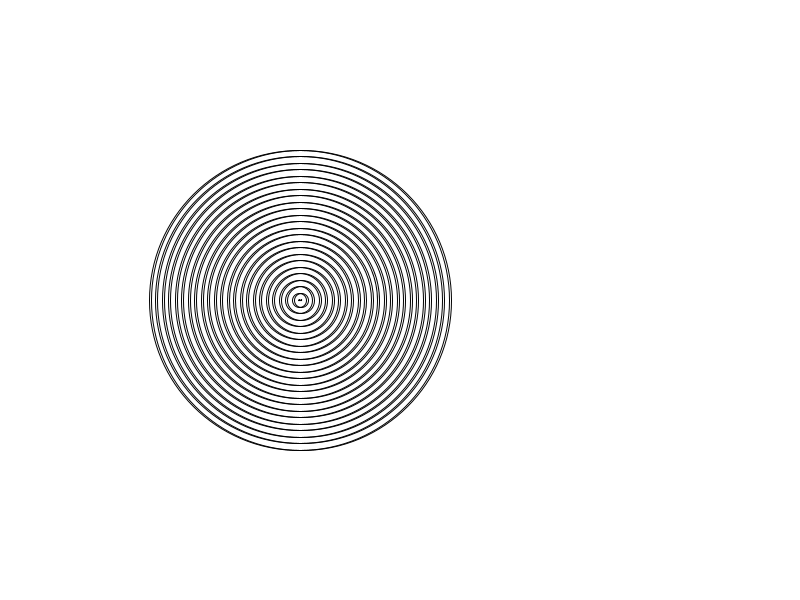
Frame 1 (no input)
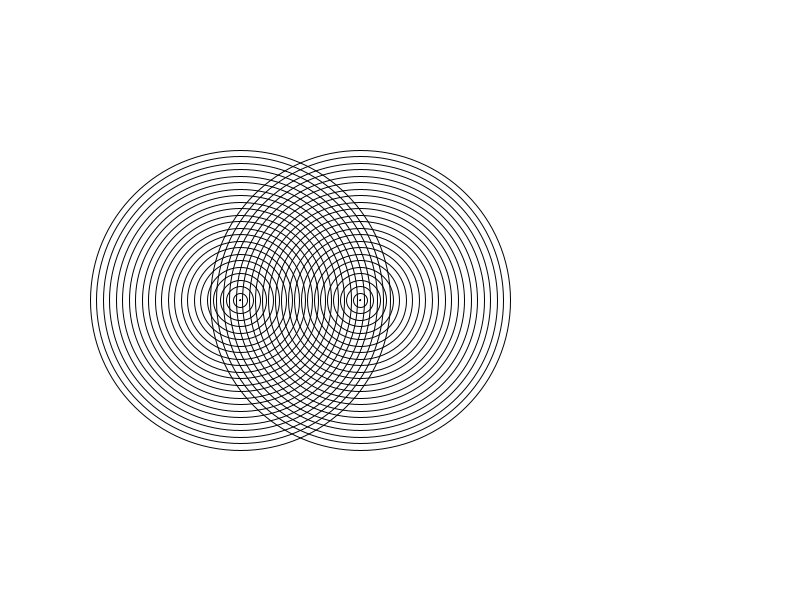
Frame 60 (the mouse pressed at the canvas centre just before this capture)
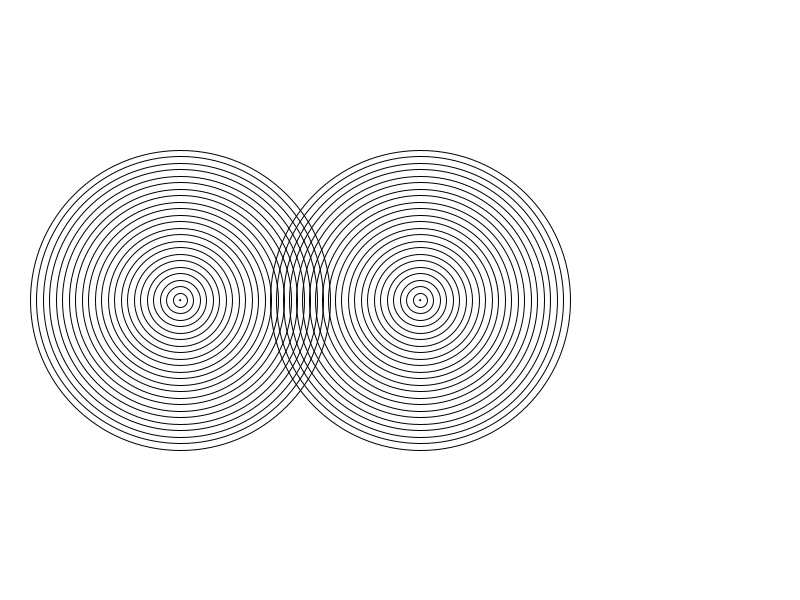
Frame 120 (the mouse held since frame 60 and released just before this capture)

The Processing sketch that drew these frames (run headless with seeded random() and noise(); from frame 60 on, the mouse is pressed at the canvas centre):

// Processing sketch: Amazing_rings
// ── Amazing_rings.pde
int ytwospeed = 1;
int yspeed = 1;
int y = 300;
int ytwo = 300;
void draw(){
background(255,255,255);
  y+= yspeed;
for(int x=0; x<300; x+=13){
ellipse(y,300,300-x,300-x);
}if(y==601){
yspeed= -1;
}
ytwo-= ytwospeed;
for(int x=0; x<300; x+=13){
ellipse(ytwo,300,300-x,300-x);
}
if(ytwo==0){
ytwospeed = -1;
}
}
void setup(){
size(800,600);
noFill();
}
